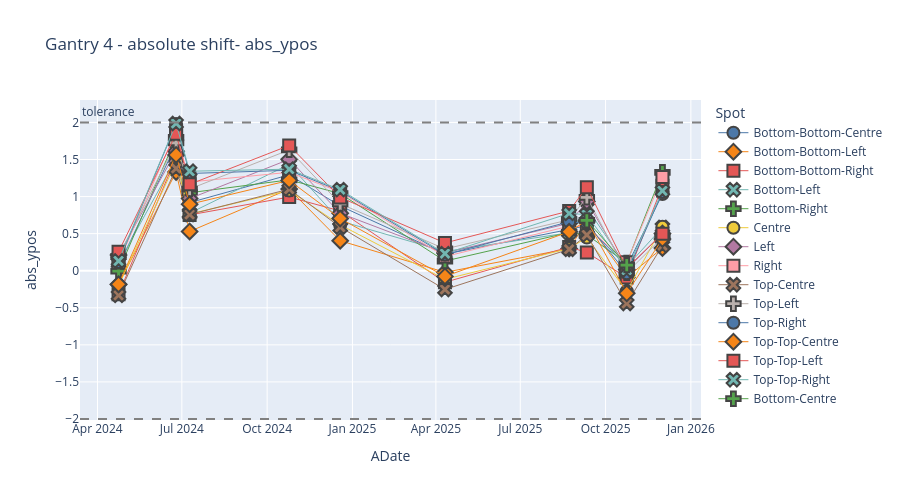

Notebook code cell kept with this figure:
### Code cell
def plotly_spot_position(df, pos, gantry, device, energy, gantry_angle, n_months):
    """ plot spot position time series data
        df = dataframe
        gantry = "Gantry 1", "Gantry 2", 
        pos = "abs_xpos",
        device = "XRV-3000", "XRV-4000"
        energy = int,
        gantry_angle = 0,90,180,270
        n_month = int

    
     """
    
     # only show data from last 12 months
    start_date = pd.Timestamp.today() - pd.DateOffset(months=n_months)

    selected_df = df[(df["MachineName"]==gantry) & (df["Device"] == device) & (df['ADate'] >= start_date) & (df["Energy"] == energy) &(df["Gantry Angle"] == gantry_angle)]

    # set colour
    palette = sns.color_palette("deep", n_colors=df['Spot'].nunique())
    palette_hex = [to_hex(c) for c in palette]


    # Plot
    fig = px.scatter(
        selected_df,
        x='ADate',
        y=pos,
        symbol='Spot', 
        color='Spot',        # hue
         color_discrete_sequence= px.colors.qualitative.T10,
        title=f'{gantry} - absolute shift- {pos}',
        labels={'x-pos': 'X Position', 'adate': 'Date'},
        height=500
    )

    # Add tolerance bands +/- 2
    fig.add_hline(y=2, line_dash="dash", line_color="grey", annotation_text="tolerance", annotation_position="top left")
    fig.add_hline(y=-2, line_dash="dash", line_color="grey")



    # Optional: connect points by spot for clarity
    fig.update_traces(mode='markers+lines',
                    marker=dict(size=12,               # larger size
                                line=dict(width=2)),     # outline width
                    line=dict(width=1                # thinner connecting lines
                    ))

    # Show plot
    fig.show()

    
    return 


# plotting absolute y-pos, on Gantry 4, from XRV-4000 data, 70 MeV spot, Gantry angle = 0, in last2 months
plotly_spot_position(sub_df, "abs_ypos", "Gantry 4", "XRV-4000", 70, 0, 24)

### Figure 1 — Plotly figure (JSON) as saved in the notebook; plotly's stock layout.template omitted (floating-point values rounded to 4 significant figures)
{"data": [{"hovertemplate": "Spot=Bottom-Bottom-Centre<br>ADate=%{x}<br>abs_ypos=%{y}<extra></extra>", "legendgroup": "Bottom-Bottom-Centre", "line": {"width": 1}, "marker": {"color": "#4C78A8", "line": {"width": 2}, "size": 12, "symbol": "circle"}, "mode": "markers+lines", "name": "Bottom-Bottom-Centre", "orientation": "v", "showlegend": true, "type": "scatter", "x": ["2024-04-23T17:34:57.000000000", "2024-06-24T19:07:29.000000000", "2024-07-09T09:29:40.000000000", "2024-10-24T18:22:30.000000000", "2024-12-18T18:46:12.000000000", "2025-04-10T19:05:24.000000000", "2025-08-22T17:24:40.000000000", "2025-09-10T19:20:56.000000000", "2025-10-23T20:19:28.000000000", "2025-12-01T08:33:29.000000000"], "xaxis": "x", "y": [0.0603, 1.704, 0.9183, 1.293, 0.8736, 0.2236, 0.5569, 0.6087, 0.0587, 1.034], "yaxis": "y"}, {"hovertemplate": "Spot=Bottom-Bottom-Left<br>ADate=%{x}<br>abs_ypos=%{y}<extra></extra>", "legendgroup": "Bottom-Bottom-Left", "line": {"width": 1}, "marker": {"color": "#F58518", "line": {"width": 2}, "size": 12, "symbol": "diamond"}, "mode": "markers+lines", "name": "Bottom-Bottom-Left", "orientation": "v", "showlegend": true, "type": "scatter", "x": ["2024-04-23T17:34:57.000000000", "2024-06-24T19:07:29.000000000", "2024-07-09T09:29:40.000000000", "2024-10-24T18:22:30.000000000", "2024-12-18T18:46:12.000000000", "2025-04-10T19:05:24.000000000", "2025-08-22T17:24:40.000000000", "2025-09-10T19:20:56.000000000", "2025-10-23T20:19:28.000000000", "2025-12-01T08:33:29.000000000"], "xaxis": "x", "y": [-0.185, 1.331, 0.5298, 1.101, 0.4046, -0.0212, 0.298, 0.6613, -0.093, 0.3075], "yaxis": "y"}, {"hovertemplate": "Spot=Bottom-Bottom-Right<br>ADate=%{x}<br>abs_ypos=%{y}<extra></extra>", "legendgroup": "Bottom-Bottom-Right", "line": {"width": 1}, "marker": {"color": "#E45756", "line": {"width": 2}, "size": 12, "symbol": "square"}, "mode": "markers+lines", "name": "Bottom-Bottom-Right", "orientation": "v", "showlegend": true, "type": "scatter", "x": ["2024-04-23T17:34:57.000000000", "2024-06-24T19:07:29.000000000", "2024-07-09T09:29:40.000000000", "2024-10-24T18:22:30.000000000", "2024-12-18T18:46:12.000000000", "2025-04-10T19:05:24.000000000", "2025-08-22T17:24:40.000000000", "2025-09-10T19:20:56.000000000", "2025-10-23T20:19:28.000000000", "2025-12-01T08:33:29.000000000"], "xaxis": "x", "y": [-0.3171, 1.529, 0.7525, 0.9937, 0.8059, -0.1554, 0.3194, 0.247, -0.0924, 1.145], "yaxis": "y"}, {"hovertemplate": "Spot=Bottom-Left<br>ADate=%{x}<br>abs_ypos=%{y}<extra></extra>", "legendgroup": "Bottom-Left", "line": {"width": 1}, "marker": {"color": "#72B7B2", "line": {"width": 2}, "size": 12, "symbol": "x"}, "mode": "markers+lines", "name": "Bottom-Left", "orientation": "v", "showlegend": true, "type": "scatter", "x": ["2024-04-23T17:34:57.000000000", "2024-06-24T19:07:29.000000000", "2024-07-09T09:29:40.000000000", "2024-10-24T18:22:30.000000000", "2024-12-18T18:46:12.000000000", "2025-04-10T19:05:24.000000000", "2025-08-22T17:24:40.000000000", "2025-09-10T19:20:56.000000000", "2025-10-23T20:19:28.000000000", "2025-12-01T08:33:29.000000000"], "xaxis": "x", "y": [0.1045, 1.512, 0.7761, 1.434, 0.6712, 0.2601, 0.5126, 0.8474, 0.0556, 0.5842], "yaxis": "y"}, {"hovertemplate": "Spot=Bottom-Right<br>ADate=%{x}<br>abs_ypos=%{y}<extra></extra>", "legendgroup": "Bottom-Right", "line": {"width": 1}, "marker": {"color": "#54A24B", "line": {"width": 2}, "size": 12, "symbol": "cross"}, "mode": "markers+lines", "name": "Bottom-Right", "orientation": "v", "showlegend": true, "type": "scatter", "x": ["2024-04-23T17:34:57.000000000", "2024-06-24T19:07:29.000000000", "2024-07-09T09:29:40.000000000", "2024-10-24T18:22:30.000000000", "2024-12-18T18:46:12.000000000", "2025-04-10T19:05:24.000000000", "2025-08-22T17:24:40.000000000", "2025-09-10T19:20:56.000000000", "2025-10-23T20:19:28.000000000", "2025-12-01T08:33:29.000000000"], "xaxis": "x", "y": [-0.0059, 1.798, 1.052, 1.226, 1.04, 0.1305, 0.5153, 0.4841, 0.105, 1.327], "yaxis": "y"}, {"hovertemplate": "Spot=Centre<br>ADate=%{x}<br>abs_ypos=%{y}<extra></extra>", "legendgroup": "Centre", "line": {"width": 1}, "marker": {"color": "#EECA3B", "line": {"width": 2}, "size": 12, "symbol": "circle"}, "mode": "markers+lines", "name": "Centre", "orientation": "v", "showlegend": true, "type": "scatter", "x": ["2024-04-23T17:34:57.000000000", "2024-06-24T19:07:29.000000000", "2024-07-09T09:29:40.000000000", "2024-10-24T18:22:30.000000000", "2024-12-18T18:46:12.000000000", "2025-04-10T19:05:24.000000000", "2025-08-22T17:24:40.000000000", "2025-09-10T19:20:56.000000000", "2025-10-23T20:19:28.000000000", "2025-12-01T08:33:29.000000000"], "xaxis": "x", "y": [-0.1986, 1.466, 0.7653, 1.081, 0.6182, -0.1158, 0.3007, 0.4466, -0.2765, 0.5914], "yaxis": "y"}, {"hovertemplate": "Spot=Left<br>ADate=%{x}<br>abs_ypos=%{y}<extra></extra>", "legendgroup": "Left", "line": {"width": 1}, "marker": {"color": "#B279A2", "line": {"width": 2}, "size": 12, "symbol": "diamond"}, "mode": "markers+lines", "name": "Left", "orientation": "v", "showlegend": true, "type": "scatter", "x": ["2024-04-23T17:34:57.000000000", "2024-06-24T19:07:29.000000000", "2024-07-09T09:29:40.000000000", "2024-10-24T18:22:30.000000000", "2024-12-18T18:46:12.000000000", "2025-04-10T19:05:24.000000000", "2025-08-22T17:24:40.000000000", "2025-09-10T19:20:56.000000000", "2025-10-23T20:19:28.000000000", "2025-12-01T08:33:29.000000000"], "xaxis": "x", "y": [0.2108, 1.612, 0.9731, 1.502, 0.775, 0.2393, 0.6398, 0.9344, 0.0174, 0.5026], "yaxis": "y"}, {"hovertemplate": "Spot=Right<br>ADate=%{x}<br>abs_ypos=%{y}<extra></extra>", "legendgroup": "Right", "line": {"width": 1}, "marker": {"color": "#FF9DA6", "line": {"width": 2}, "size": 12, "symbol": "square"}, "mode": "markers+lines", "name": "Right", "orientation": "v", "showlegend": true, "type": "scatter", "x": ["2024-04-23T17:34:57.000000000", "2024-06-24T19:07:29.000000000", "2024-07-09T09:29:40.000000000", "2024-10-24T18:22:30.000000000", "2024-12-18T18:46:12.000000000", "2025-04-10T19:05:24.000000000", "2025-08-22T17:24:40.000000000", "2025-09-10T19:20:56.000000000", "2025-10-23T20:19:28.000000000", "2025-12-01T08:33:29.000000000"], "xaxis": "x", "y": [0.1109, 1.88, 1.196, 1.328, 1.062, 0.1907, 0.6013, 0.5942, 0.113, 1.264], "yaxis": "y"}, {"hovertemplate": "Spot=Top-Centre<br>ADate=%{x}<br>abs_ypos=%{y}<extra></extra>", "legendgroup": "Top-Centre", "line": {"width": 1}, "marker": {"color": "#9D755D", "line": {"width": 2}, "size": 12, "symbol": "x"}, "mode": "markers+lines", "name": "Top-Centre", "orientation": "v", "showlegend": true, "type": "scatter", "x": ["2024-04-23T17:34:57.000000000", "2024-06-24T19:07:29.000000000", "2024-07-09T09:29:40.000000000", "2024-10-24T18:22:30.000000000", "2024-12-18T18:46:12.000000000", "2025-04-10T19:05:24.000000000", "2025-08-22T17:24:40.000000000", "2025-09-10T19:20:56.000000000", "2025-10-23T20:19:28.000000000", "2025-12-01T08:33:29.000000000"], "xaxis": "x", "y": [-0.3323, 1.38, 0.7588, 1.1, 0.5882, -0.2526, 0.2893, 0.4829, -0.4416, 0.3394], "yaxis": "y"}, {"hovertemplate": "Spot=Top-Left<br>ADate=%{x}<br>abs_ypos=%{y}<extra></extra>", "legendgroup": "Top-Left", "line": {"width": 1}, "marker": {"color": "#BAB0AC", "line": {"width": 2}, "size": 12, "symbol": "cross"}, "mode": "markers+lines", "name": "Top-Left", "orientation": "v", "showlegend": true, "type": "scatter", "x": ["2024-04-23T17:34:57.000000000", "2024-06-24T19:07:29.000000000", "2024-07-09T09:29:40.000000000", "2024-10-24T18:22:30.000000000", "2024-12-18T18:46:12.000000000", "2025-04-10T19:05:24.000000000", "2025-08-22T17:24:40.000000000", "2025-09-10T19:20:56.000000000", "2025-10-23T20:19:28.000000000", "2025-12-01T08:33:29.000000000"], "xaxis": "x", "y": [0.1931, 1.723, 1.102, 1.629, 0.9035, 0.2933, 0.687, 0.9905, -0.0266, 0.45], "yaxis": "y"}, {"hovertemplate": "Spot=Top-Right<br>ADate=%{x}<br>abs_ypos=%{y}<extra></extra>", "legendgroup": "Top-Right", "line": {"width": 1}, "marker": {"color": "#4C78A8", "line": {"width": 2}, "size": 12, "symbol": "circle"}, "mode": "markers+lines", "name": "Top-Right", "orientation": "v", "showlegend": true, "type": "scatter", "x": ["2024-04-23T17:34:57.000000000", "2024-06-24T19:07:29.000000000", "2024-07-09T09:29:40.000000000", "2024-10-24T18:22:30.000000000", "2024-12-18T18:46:12.000000000", "2025-04-10T19:05:24.000000000", "2025-08-22T17:24:40.000000000", "2025-09-10T19:20:56.000000000", "2025-10-23T20:19:28.000000000", "2025-12-01T08:33:29.000000000"], "xaxis": "x", "y": [0.1184, 1.978, 1.312, 1.355, 1.077, 0.2162, 0.6605, 0.6408, -0.0341, 1.061], "yaxis": "y"}, {"hovertemplate": "Spot=Top-Top-Centre<br>ADate=%{x}<br>abs_ypos=%{y}<extra></extra>", "legendgroup": "Top-Top-Centre", "line": {"width": 1}, "marker": {"color": "#F58518", "line": {"width": 2}, "size": 12, "symbol": "diamond"}, "mode": "markers+lines", "name": "Top-Top-Centre", "orientation": "v", "showlegend": true, "type": "scatter", "x": ["2024-04-23T17:34:57.000000000", "2024-06-24T19:07:29.000000000", "2024-07-09T09:29:40.000000000", "2024-10-24T18:22:30.000000000", "2024-12-18T18:46:12.000000000", "2025-04-10T19:05:24.000000000", "2025-08-22T17:24:40.000000000", "2025-09-10T19:20:56.000000000", "2025-10-23T20:19:28.000000000", "2025-12-01T08:33:29.000000000"], "xaxis": "x", "y": [-0.1833, 1.562, 0.8967, 1.218, 0.7039, -0.0766, 0.5254, 0.6807, -0.3045, 0.4277], "yaxis": "y"}, {"hovertemplate": "Spot=Top-Top-Left<br>ADate=%{x}<br>abs_ypos=%{y}<extra></extra>", "legendgroup": "Top-Top-Left", "line": {"width": 1}, "marker": {"color": "#E45756", "line": {"width": 2}, "size": 12, "symbol": "square"}, "mode": "markers+lines", "name": "Top-Top-Left", "orientation": "v", "showlegend": true, "type": "scatter", "x": ["2024-04-23T17:34:57.000000000", "2024-06-24T19:07:29.000000000", "2024-07-09T09:29:40.000000000", "2024-10-24T18:22:30.000000000", "2024-12-18T18:46:12.000000000", "2025-04-10T19:05:24.000000000", "2025-08-22T17:24:40.000000000", "2025-09-10T19:20:56.000000000", "2025-10-23T20:19:28.000000000", "2025-12-01T08:33:29.000000000"], "xaxis": "x", "y": [0.2546, 1.847, 1.166, 1.689, 0.9887, 0.3747, 0.8056, 1.127, 0.0354, 0.4995], "yaxis": "y"}, {"hovertemplate": "Spot=Top-Top-Right<br>ADate=%{x}<br>abs_ypos=%{y}<extra></extra>", "legendgroup": "Top-Top-Right", "line": {"width": 1}, "marker": {"color": "#72B7B2", "line": {"width": 2}, "size": 12, "symbol": "x"}, "mode": "markers+lines", "name": "Top-Top-Right", "orientation": "v", "showlegend": true, "type": "scatter", "x": ["2024-04-23T17:34:57.000000000", "2024-06-24T19:07:29.000000000", "2024-07-09T09:29:40.000000000", "2024-10-24T18:22:30.000000000", "2024-12-18T18:46:12.000000000", "2025-04-10T19:05:24.000000000", "2025-08-22T17:24:40.000000000", "2025-09-10T19:20:56.000000000", "2025-10-23T20:19:28.000000000", "2025-12-01T08:33:29.000000000"], "xaxis": "x", "y": [0.1323, 1.986, 1.342, 1.37, 1.093, 0.231, 0.7733, 0.7552, 0.0083, 1.078], "yaxis": "y"}, {"hovertemplate": "Spot=Bottom-Centre<br>ADate=%{x}<br>abs_ypos=%{y}<extra></extra>", "legendgroup": "Bottom-Centre", "line": {"width": 1}, "marker": {"color": "#54A24B", "line": {"width": 2}, "size": 12, "symbol": "cross"}, "mode": "markers+lines", "name": "Bottom-Centre", "orientation": "v", "showlegend": true, "type": "scatter", "x": ["2025-09-10T19:20:56.000000000", "2025-10-23T20:19:28.000000000"], "xaxis": "x", "y": [0.6784, 0.0751], "yaxis": "y"}], "layout": {"annotations": [{"showarrow": false, "text": "tolerance", "x": 0, "xanchor": "left", "xref": "x domain", "y": 2, "yanchor": "bottom", "yref": "y"}], "height": 500, "legend": {"title": {"text": "Spot"}, "tracegroupgap": 0}, "shapes": [{"line": {"color": "grey", "dash": "dash"}, "type": "line", "x0": 0, "x1": 1, "xref": "x domain", "y0": 2, "y1": 2, "yref": "y"}, {"line": {"color": "grey", "dash": "dash"}, "type": "line", "x0": 0, "x1": 1, "xref": "x domain", "y0": -2, "y1": -2, "yref": "y"}], "title": {"text": "Gantry 4 - absolute shift- abs_ypos"}, "xaxis": {"anchor": "y", "domain": [0, 1], "title": {"text": "ADate"}}, "yaxis": {"anchor": "x", "domain": [0, 1], "title": {"text": "abs_ypos"}}}}
